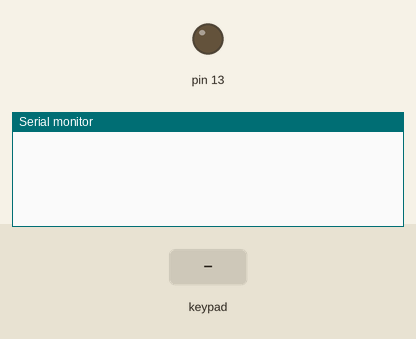
Simulated run of this sketch. Board: Arduino Mega 2560, built with avr-gcc and run on an emulated ATmega2560. On the bench: output pins drawn as LEDs (lit = HIGH), the last lines printed to the serial monitor. The inputs (shaded band) are chosen by the test bench.

Above: at 1.2 s.
1.3 s: key '1' pressed
At 2.5 s:
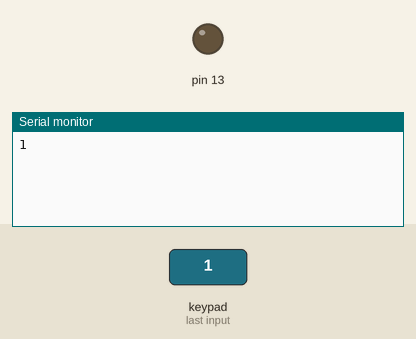
2.8 s: keypad keys 4 9 4 8 4 7 4 6 * pressed 0.4 s apart
At 6.6 s:
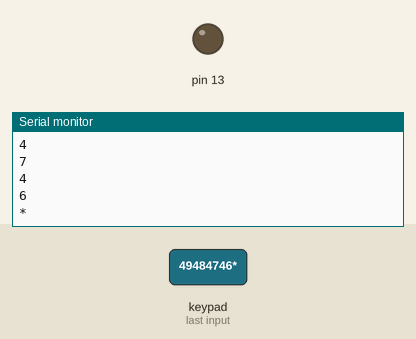
7.9 s: key '%' pressed
At 9.1 s:
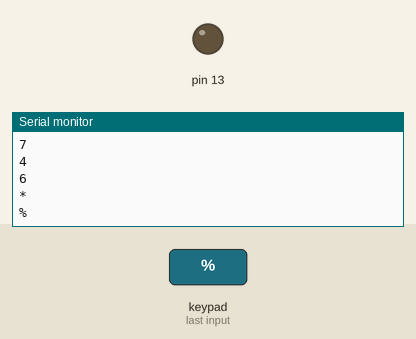
9.4 s: keypad keys 4 9 4 8 4 7 4 6 A pressed 0.4 s apart
At 13.8 s:
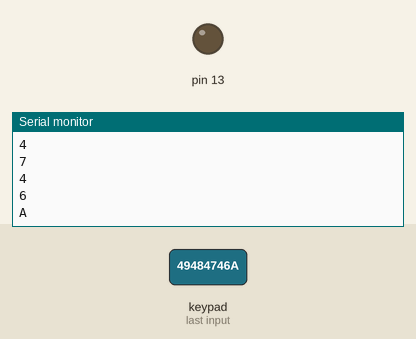
14.5 s: key 'B' pressed
At 15.2 s:
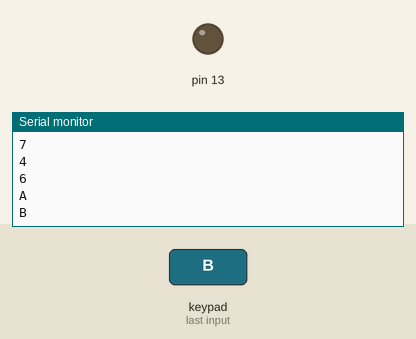
16.0 s: keypad keys 4 9 4 8 4 7 4 6 D pressed 0.4 s apart
At 19.9 s:
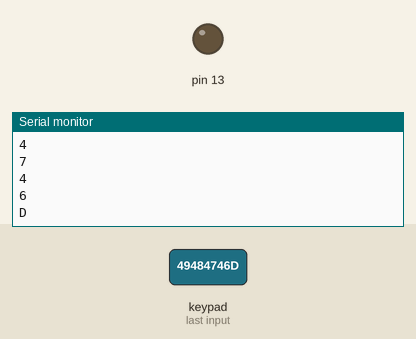
Timing chart, 0 to 21.4 s (numbered marks = the images above; inputs shaded):
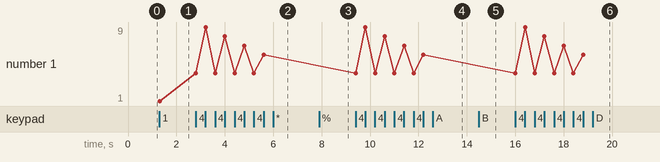

Measured:
- after the input at 1.3 s, the serial monitor: prints a new line at once (image 1)
- after the input at 2.8 s, the serial monitor: prints a new line at once (image 2)
- after the input at 7.9 s, the serial monitor: prints a new line at once (image 3)
- after the input at 9.4 s, the serial monitor: prints a new line at once (image 4)
- after the input at 14.5 s, the serial monitor: prints a new line at once (image 5)
- after the input at 16.0 s, the serial monitor: prints a new line at once (image 6)
- plotted number 1: 1 → 6 after the input at 2.8 s

The sketch:

keypad_with_serial_port.ino
```cpp
#include <Keypad.h>

const byte ROWS=4;
const byte COLS=4;
char keys[ROWS][COLS]={
  { '1','2','3','4'},
  {'5','6','7','8'},
  {'9','*','%','+'},
  {'A','B','C','D'}
};
byte rowpin[ROWS]={53,52,51,50};
byte colspin[COLS]={49,48,47,46};
Keypad keypad=Keypad(makeKeymap(keys),rowpin,colspin,ROWS,COLS);
void setup() {
  // put your setup code here, to run once:
 Serial.begin(9600);
 pinMode(13,OUTPUT);
}

void loop() {
  char key = keypad.getKey();

  if (key != NO_KEY){
    Serial.println(key);
  }
}
```
